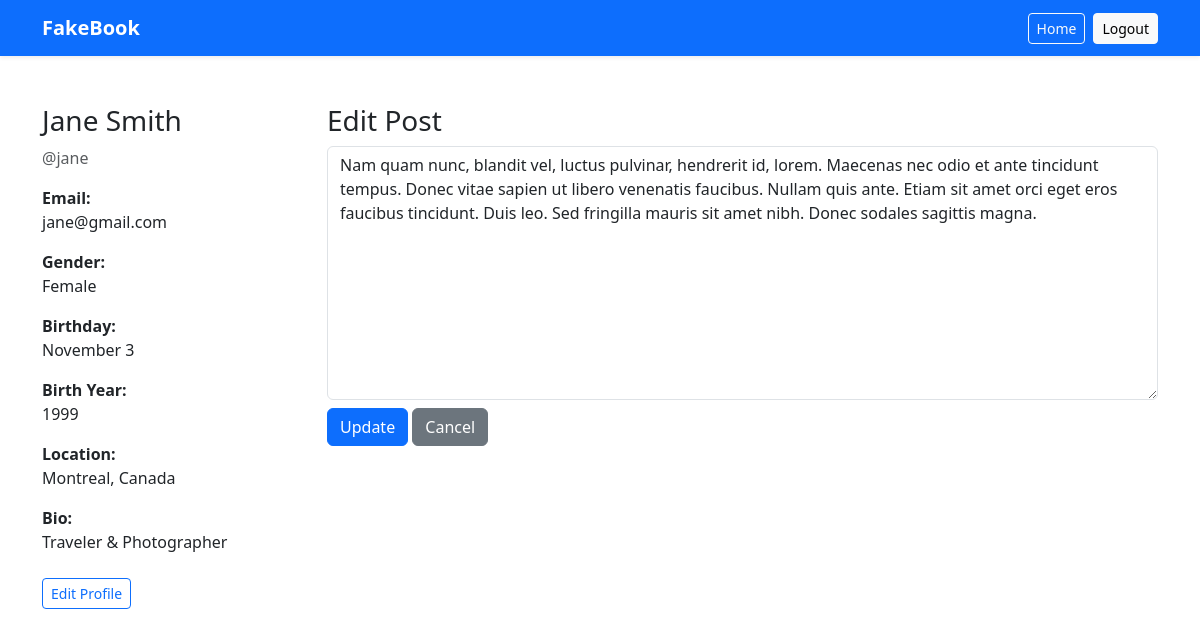
/index.php?action=edit&user_id=2&post_id=4 (signed in), run on the app's committed database.
### tables this page shows
CREATE TABLE users (
    id INT AUTO_INCREMENT PRIMARY KEY,
    first_name VARCHAR(255) NOT NULL,
    last_name VARCHAR(255) NOT NULL,
    username VARCHAR(100) NOT NULL,
    email VARCHAR(100) NOT NULL,
    password VARCHAR(255) NOT NULL,
    gender ENUM('male', 'female') NOT NULL,
    birth_date DATE NOT NULL,
    location VARCHAR(100) NULL,
    bio TEXT NULL,
    profile_pic VARCHAR(255) NULL,
    created_at TIMESTAMP DEFAULT CURRENT_TIMESTAMP
);

CREATE TABLE posts (
    id INT AUTO_INCREMENT PRIMARY KEY,
    user_id INT NOT NULL,
    content TEXT NOT NULL,
    created_at TIMESTAMP DEFAULT CURRENT_TIMESTAMP,
    updated_at TIMESTAMP NULL,
    FOREIGN KEY (user_id) REFERENCES users(id) ON DELETE CASCADE
);

### src/controller/ProfileController.php (called while the page is built, shortened)
<?php
require_once __DIR__ . '/../model/User.php';
require_once __DIR__ . '/../model/Post.php';
class ProfileController{
    private $user;
    private $post;
    public function __construct() {
        $pdo = require __DIR__ . '/../../config/db.php';
        $this->user = new User($pdo);
        $this->post = new Post($pdo);
    }
    public function edit($post_id, $user_id){
        $user = $this->user->getUserById($user_id);
        $post = $this->post->getPostById($post_id);
        include __DIR__.'/../view/posts/edit.php';
    }
}
?>

### src/model/User.php (called while the page is built, shortened)
<?php
class User
{
    private $pdo;
    public function __construct($pdo)
    {
        $this->pdo = $pdo;
    }
    public function getUserById($id)
    {
        $stmt = $this->pdo->prepare("SELECT * FROM users where id=?");
        $stmt->execute([$id]);
        return $stmt->fetch();
    }
}
?>

### src/model/Post.php (called while the page is built, shortened)
<?php
    class Post{
        private $pdo;
        public function __construct($pdo){
            $this->pdo = $pdo;
        }
        public function getPostById($id){
            $stmt = $this->pdo->prepare("SELECT * FROM posts where id=?");
            $stmt-> execute([$id]);
            return $stmt->fetch();
        }
    }
?>

### src/view/posts/edit.php (the view, shortened to what this page needs)
<?php include __DIR__.'/../layouts/header.php'; ?>
<div class="row">
    <?php include __DIR__.'/../layouts/profile-sidebar.php'; ?>
    <div class="col-md-9">
        <h3>Edit Post</h3>
        <form method="POST" action="index.php?action=update&user_id=<?= $user['id'] ?>&post_id=<?= $post['id'] ?>" class="mb-4">
            <textarea name="content" class="form-control mb-2" rows="10" required><?= htmlspecialchars($post['content']) ?></textarea>
            <button type="submit" value="Submit" class="btn btn-primary">Update</button>
            <a href="index.php?controller=profile&action=index" class="btn btn-secondary">Cancel</a>
        </form>
    </div>
</div>
 <?php include __DIR__.'/../layouts/footer.php'; ?>

### src/view/layouts/profile-sidebar.php (shortened to what this page needs)
<div class="col-md-3">
    <h3><?= htmlspecialchars($user['first_name'] . ' ' . $user['last_name']) ?></h3>
    <p class="text-muted">@<?= htmlspecialchars($user['username']) ?></p>
    <p><strong>Email:</strong><br><?= htmlspecialchars($user['email']) ?></p>
    <p><strong>Gender:</strong><br><?= htmlspecialchars(ucfirst($user['gender'])) ?></p>
    <?php if ($user['birth_date']): ?>
        <p><strong>Birthday:</strong><br><?= date('F j', strtotime($user['birth_date'])) ?></p>
        <p><strong>Birth Year:</strong><br><?= date('Y', strtotime($user['birth_date'])) ?></p>
    <?php else: ?>
        <p><strong>Birth Date:</strong> -</p>
    <?php endif; ?>
    <p><strong>Location:</strong><br><?= htmlspecialchars($user['location']) ?></p>
    <p><strong>Bio:</strong><br><?= nl2br(htmlspecialchars($user['bio'])) ?></p>
    <a href="index.php?action=edit_profile&user_id=<?= $user['id'] ?>" class="btn btn-sm btn-outline-primary mt-2">
        Edit Profile
    </a>
</div>

### data on the page
users: first_name+last_name "Jane Smith", username "jane", email "jane@gmail.com", gender "Female", birth_date "November 3", birth_date "1999", location "Montreal, Canada", bio "Traveler & Photographer"
posts: content "Nam quam nunc, blandit vel, luctus pulvinar, hendrerit id, lorem. Maecenas nec odio et ante tincidunt tempus. Donec vitae sapien ut libero venenatis faucibus. Nullam quis ante. Etiam sit amet orci eget eros faucibus tincidunt. Duis leo. Sed fringilla mauris sit amet nibh. Donec sodales sagittis magna."
